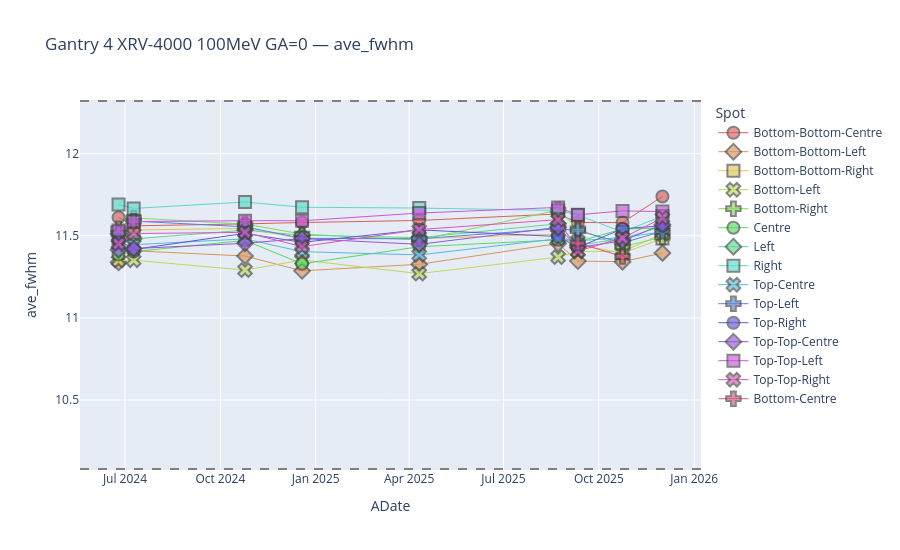

Here is the notebook cell this chart was saved with:
### Markdown cell above
## ----- Plot 2: Average
Same function just plotting the average

### Code cell
plotly_fwhm_time_series(
    fwhm_df,
    gantry="Gantry 4",
    device="XRV-4000",
    energy=100,
    gantry_angle=0,
    n_months=24,
    fwhm_col="ave_fwhm",
    ref_df=ref_df,
    ref_source="TPS",
    tol_frac=0.10
)

### Figure 1 — Plotly figure (JSON) as saved in the notebook; plotly's stock layout.template omitted (floating-point values rounded to 4 significant figures)
{"data": [{"hovertemplate": "Spot=Bottom-Bottom-Centre<br>ADate=%{x}<br>ave_fwhm=%{y}<extra></extra>", "legendgroup": "Bottom-Bottom-Centre", "line": {"width": 1}, "marker": {"color": "#db5f57", "line": {"width": 2}, "opacity": 0.65, "size": 12, "symbol": "circle"}, "mode": "markers+lines", "name": "Bottom-Bottom-Centre", "orientation": "v", "showlegend": true, "type": "scatter", "x": ["2024-06-24T19:07:29.000000000", "2024-07-09T09:29:40.000000000", "2024-10-24T18:22:30.000000000", "2024-12-18T18:46:12.000000000", "2025-04-10T19:05:24.000000000", "2025-08-22T17:24:40.000000000", "2025-09-10T19:20:56.000000000", "2025-10-23T20:19:28.000000000", "2025-12-01T08:33:29.000000000"], "xaxis": "x", "y": [11.61, 11.56, 11.57, 11.58, 11.59, 11.63, 11.58, 11.58, 11.74], "yaxis": "y"}, {"hovertemplate": "Spot=Bottom-Bottom-Left<br>ADate=%{x}<br>ave_fwhm=%{y}<extra></extra>", "legendgroup": "Bottom-Bottom-Left", "line": {"width": 1}, "marker": {"color": "#db9457", "line": {"width": 2}, "opacity": 0.65, "size": 12, "symbol": "diamond"}, "mode": "markers+lines", "name": "Bottom-Bottom-Left", "orientation": "v", "showlegend": true, "type": "scatter", "x": ["2024-06-24T19:07:29.000000000", "2024-07-09T09:29:40.000000000", "2024-10-24T18:22:30.000000000", "2024-12-18T18:46:12.000000000", "2025-04-10T19:05:24.000000000", "2025-08-22T17:24:40.000000000", "2025-09-10T19:20:56.000000000", "2025-10-23T20:19:28.000000000", "2025-12-01T08:33:29.000000000"], "xaxis": "x", "y": [11.34, 11.41, 11.38, 11.29, 11.33, 11.45, 11.35, 11.34, 11.39], "yaxis": "y"}, {"hovertemplate": "Spot=Bottom-Bottom-Right<br>ADate=%{x}<br>ave_fwhm=%{y}<extra></extra>", "legendgroup": "Bottom-Bottom-Right", "line": {"width": 1}, "marker": {"color": "#dbc957", "line": {"width": 2}, "opacity": 0.65, "size": 12, "symbol": "square"}, "mode": "markers+lines", "name": "Bottom-Bottom-Right", "orientation": "v", "showlegend": true, "type": "scatter", "x": ["2024-06-24T19:07:29.000000000", "2024-07-09T09:29:40.000000000", "2024-10-24T18:22:30.000000000", "2024-12-18T18:46:12.000000000", "2025-04-10T19:05:24.000000000", "2025-08-22T17:24:40.000000000", "2025-09-10T19:20:56.000000000", "2025-10-23T20:19:28.000000000", "2025-12-01T08:33:29.000000000"], "xaxis": "x", "y": [11.48, 11.53, 11.54, 11.48, 11.48, 11.51, 11.45, 11.39, 11.48], "yaxis": "y"}, {"hovertemplate": "Spot=Bottom-Left<br>ADate=%{x}<br>ave_fwhm=%{y}<extra></extra>", "legendgroup": "Bottom-Left", "line": {"width": 1}, "marker": {"color": "#b9db57", "line": {"width": 2}, "opacity": 0.65, "size": 12, "symbol": "x"}, "mode": "markers+lines", "name": "Bottom-Left", "orientation": "v", "showlegend": true, "type": "scatter", "x": ["2024-06-24T19:07:29.000000000", "2024-07-09T09:29:40.000000000", "2024-10-24T18:22:30.000000000", "2024-12-18T18:46:12.000000000", "2025-04-10T19:05:24.000000000", "2025-08-22T17:24:40.000000000", "2025-09-10T19:20:56.000000000", "2025-10-23T20:19:28.000000000", "2025-12-01T08:33:29.000000000"], "xaxis": "x", "y": [11.35, 11.35, 11.29, 11.35, 11.27, 11.37, 11.4, 11.4, 11.51], "yaxis": "y"}, {"hovertemplate": "Spot=Bottom-Right<br>ADate=%{x}<br>ave_fwhm=%{y}<extra></extra>", "legendgroup": "Bottom-Right", "line": {"width": 1}, "marker": {"color": "#84db57", "line": {"width": 2}, "opacity": 0.65, "size": 12, "symbol": "cross"}, "mode": "markers+lines", "name": "Bottom-Right", "orientation": "v", "showlegend": true, "type": "scatter", "x": ["2024-06-24T19:07:29.000000000", "2024-07-09T09:29:40.000000000", "2024-10-24T18:22:30.000000000", "2024-12-18T18:46:12.000000000", "2025-04-10T19:05:24.000000000", "2025-08-22T17:24:40.000000000", "2025-09-10T19:20:56.000000000", "2025-10-23T20:19:28.000000000", "2025-12-01T08:33:29.000000000"], "xaxis": "x", "y": [11.54, 11.61, 11.57, 11.51, 11.47, 11.66, 11.54, 11.43, 11.49], "yaxis": "y"}, {"hovertemplate": "Spot=Centre<br>ADate=%{x}<br>ave_fwhm=%{y}<extra></extra>", "legendgroup": "Centre", "line": {"width": 1}, "marker": {"color": "#57db5f", "line": {"width": 2}, "opacity": 0.65, "size": 12, "symbol": "circle"}, "mode": "markers+lines", "name": "Centre", "orientation": "v", "showlegend": true, "type": "scatter", "x": ["2024-06-24T19:07:29.000000000", "2024-07-09T09:29:40.000000000", "2024-10-24T18:22:30.000000000", "2024-12-18T18:46:12.000000000", "2025-04-10T19:05:24.000000000", "2025-08-22T17:24:40.000000000", "2025-09-10T19:20:56.000000000", "2025-10-23T20:19:28.000000000", "2025-12-01T08:33:29.000000000"], "xaxis": "x", "y": [11.39, 11.4, 11.47, 11.33, 11.43, 11.47, 11.46, 11.54, 11.55], "yaxis": "y"}, {"hovertemplate": "Spot=Left<br>ADate=%{x}<br>ave_fwhm=%{y}<extra></extra>", "legendgroup": "Left", "line": {"width": 1}, "marker": {"color": "#57db94", "line": {"width": 2}, "opacity": 0.65, "size": 12, "symbol": "diamond"}, "mode": "markers+lines", "name": "Left", "orientation": "v", "showlegend": true, "type": "scatter", "x": ["2024-06-24T19:07:29.000000000", "2024-07-09T09:29:40.000000000", "2024-10-24T18:22:30.000000000", "2024-12-18T18:46:12.000000000", "2025-04-10T19:05:24.000000000", "2025-08-22T17:24:40.000000000", "2025-09-10T19:20:56.000000000", "2025-10-23T20:19:28.000000000", "2025-12-01T08:33:29.000000000"], "xaxis": "x", "y": [11.51, 11.48, 11.53, 11.5, 11.49, 11.57, 11.44, 11.48, 11.56], "yaxis": "y"}, {"hovertemplate": "Spot=Right<br>ADate=%{x}<br>ave_fwhm=%{y}<extra></extra>", "legendgroup": "Right", "line": {"width": 1}, "marker": {"color": "#57dbc9", "line": {"width": 2}, "opacity": 0.65, "size": 12, "symbol": "square"}, "mode": "markers+lines", "name": "Right", "orientation": "v", "showlegend": true, "type": "scatter", "x": ["2024-06-24T19:07:29.000000000", "2024-07-09T09:29:40.000000000", "2024-10-24T18:22:30.000000000", "2024-12-18T18:46:12.000000000", "2025-04-10T19:05:24.000000000", "2025-08-22T17:24:40.000000000", "2025-09-10T19:20:56.000000000", "2025-10-23T20:19:28.000000000", "2025-12-01T08:33:29.000000000"], "xaxis": "x", "y": [11.69, 11.67, 11.71, 11.67, 11.67, 11.65, 11.63, 11.52, 11.62], "yaxis": "y"}, {"hovertemplate": "Spot=Top-Centre<br>ADate=%{x}<br>ave_fwhm=%{y}<extra></extra>", "legendgroup": "Top-Centre", "line": {"width": 1}, "marker": {"color": "#57b9db", "line": {"width": 2}, "opacity": 0.65, "size": 12, "symbol": "x"}, "mode": "markers+lines", "name": "Top-Centre", "orientation": "v", "showlegend": true, "type": "scatter", "x": ["2024-06-24T19:07:29.000000000", "2024-07-09T09:29:40.000000000", "2024-10-24T18:22:30.000000000", "2024-12-18T18:46:12.000000000", "2025-04-10T19:05:24.000000000", "2025-08-22T17:24:40.000000000", "2025-09-10T19:20:56.000000000", "2025-10-23T20:19:28.000000000", "2025-12-01T08:33:29.000000000"], "xaxis": "x", "y": [11.45, 11.45, 11.48, 11.4, 11.38, 11.48, 11.47, 11.49, 11.52], "yaxis": "y"}, {"hovertemplate": "Spot=Top-Left<br>ADate=%{x}<br>ave_fwhm=%{y}<extra></extra>", "legendgroup": "Top-Left", "line": {"width": 1}, "marker": {"color": "#5784db", "line": {"width": 2}, "opacity": 0.65, "size": 12, "symbol": "cross"}, "mode": "markers+lines", "name": "Top-Left", "orientation": "v", "showlegend": true, "type": "scatter", "x": ["2024-06-24T19:07:29.000000000", "2024-07-09T09:29:40.000000000", "2024-10-24T18:22:30.000000000", "2024-12-18T18:46:12.000000000", "2025-04-10T19:05:24.000000000", "2025-08-22T17:24:40.000000000", "2025-09-10T19:20:56.000000000", "2025-10-23T20:19:28.000000000", "2025-12-01T08:33:29.000000000"], "xaxis": "x", "y": [11.52, 11.59, 11.55, 11.48, 11.48, 11.54, 11.53, 11.46, 11.53], "yaxis": "y"}, {"hovertemplate": "Spot=Top-Right<br>ADate=%{x}<br>ave_fwhm=%{y}<extra></extra>", "legendgroup": "Top-Right", "line": {"width": 1}, "marker": {"color": "#5f57db", "line": {"width": 2}, "opacity": 0.65, "size": 12, "symbol": "circle"}, "mode": "markers+lines", "name": "Top-Right", "orientation": "v", "showlegend": true, "type": "scatter", "x": ["2024-06-24T19:07:29.000000000", "2024-07-09T09:29:40.000000000", "2024-10-24T18:22:30.000000000", "2024-12-18T18:46:12.000000000", "2025-04-10T19:05:24.000000000", "2025-08-22T17:24:40.000000000", "2025-09-10T19:20:56.000000000", "2025-10-23T20:19:28.000000000", "2025-12-01T08:33:29.000000000"], "xaxis": "x", "y": [11.47, 11.42, 11.51, 11.46, 11.54, 11.5, 11.43, 11.54, 11.56], "yaxis": "y"}, {"hovertemplate": "Spot=Top-Top-Centre<br>ADate=%{x}<br>ave_fwhm=%{y}<extra></extra>", "legendgroup": "Top-Top-Centre", "line": {"width": 1}, "marker": {"color": "#9457db", "line": {"width": 2}, "opacity": 0.65, "size": 12, "symbol": "diamond"}, "mode": "markers+lines", "name": "Top-Top-Centre", "orientation": "v", "showlegend": true, "type": "scatter", "x": ["2024-06-24T19:07:29.000000000", "2024-07-09T09:29:40.000000000", "2024-10-24T18:22:30.000000000", "2024-12-18T18:46:12.000000000", "2025-04-10T19:05:24.000000000", "2025-08-22T17:24:40.000000000", "2025-09-10T19:20:56.000000000", "2025-10-23T20:19:28.000000000", "2025-12-01T08:33:29.000000000"], "xaxis": "x", "y": [11.41, 11.42, 11.45, 11.48, 11.45, 11.55, 11.43, 11.47, 11.57], "yaxis": "y"}, {"hovertemplate": "Spot=Top-Top-Left<br>ADate=%{x}<br>ave_fwhm=%{y}<extra></extra>", "legendgroup": "Top-Top-Left", "line": {"width": 1}, "marker": {"color": "#c957db", "line": {"width": 2}, "opacity": 0.65, "size": 12, "symbol": "square"}, "mode": "markers+lines", "name": "Top-Top-Left", "orientation": "v", "showlegend": true, "type": "scatter", "x": ["2024-06-24T19:07:29.000000000", "2024-07-09T09:29:40.000000000", "2024-10-24T18:22:30.000000000", "2024-12-18T18:46:12.000000000", "2025-04-10T19:05:24.000000000", "2025-08-22T17:24:40.000000000", "2025-09-10T19:20:56.000000000", "2025-10-23T20:19:28.000000000", "2025-12-01T08:33:29.000000000"], "xaxis": "x", "y": [11.53, 11.59, 11.59, 11.59, 11.64, 11.67, 11.63, 11.65, 11.65], "yaxis": "y"}, {"hovertemplate": "Spot=Top-Top-Right<br>ADate=%{x}<br>ave_fwhm=%{y}<extra></extra>", "legendgroup": "Top-Top-Right", "line": {"width": 1}, "marker": {"color": "#db57b9", "line": {"width": 2}, "opacity": 0.65, "size": 12, "symbol": "x"}, "mode": "markers+lines", "name": "Top-Top-Right", "orientation": "v", "showlegend": true, "type": "scatter", "x": ["2024-06-24T19:07:29.000000000", "2024-07-09T09:29:40.000000000", "2024-10-24T18:22:30.000000000", "2024-12-18T18:46:12.000000000", "2025-04-10T19:05:24.000000000", "2025-08-22T17:24:40.000000000", "2025-09-10T19:20:56.000000000", "2025-10-23T20:19:28.000000000", "2025-12-01T08:33:29.000000000"], "xaxis": "x", "y": [11.45, 11.51, 11.52, 11.43, 11.54, 11.6, 11.41, 11.49, 11.61], "yaxis": "y"}, {"hovertemplate": "Spot=Bottom-Centre<br>ADate=%{x}<br>ave_fwhm=%{y}<extra></extra>", "legendgroup": "Bottom-Centre", "line": {"width": 1}, "marker": {"color": "#db5784", "line": {"width": 2}, "opacity": 0.65, "size": 12, "symbol": "cross"}, "mode": "markers+lines", "name": "Bottom-Centre", "orientation": "v", "showlegend": true, "type": "scatter", "x": ["2025-09-10T19:20:56.000000000", "2025-10-23T20:19:28.000000000"], "xaxis": "x", "y": [11.46, 11.37], "yaxis": "y"}], "layout": {"height": 550, "legend": {"title": {"text": "Spot"}, "tracegroupgap": 0}, "shapes": [{"line": {"color": "grey", "dash": "dash", "width": 2}, "type": "line", "x0": 0, "x1": 1, "xref": "x domain", "y0": 12.32, "y1": 12.32, "yref": "y"}, {"line": {"color": "grey", "dash": "dash", "width": 2}, "type": "line", "x0": 0, "x1": 1, "xref": "x domain", "y0": 10.08, "y1": 10.08, "yref": "y"}], "title": {"text": "Gantry 4 XRV-4000 100MeV GA=0 — ave_fwhm"}, "xaxis": {"anchor": "y", "domain": [0, 1], "title": {"text": "ADate"}}, "yaxis": {"anchor": "x", "domain": [0, 1], "title": {"text": "ave_fwhm"}}}}
